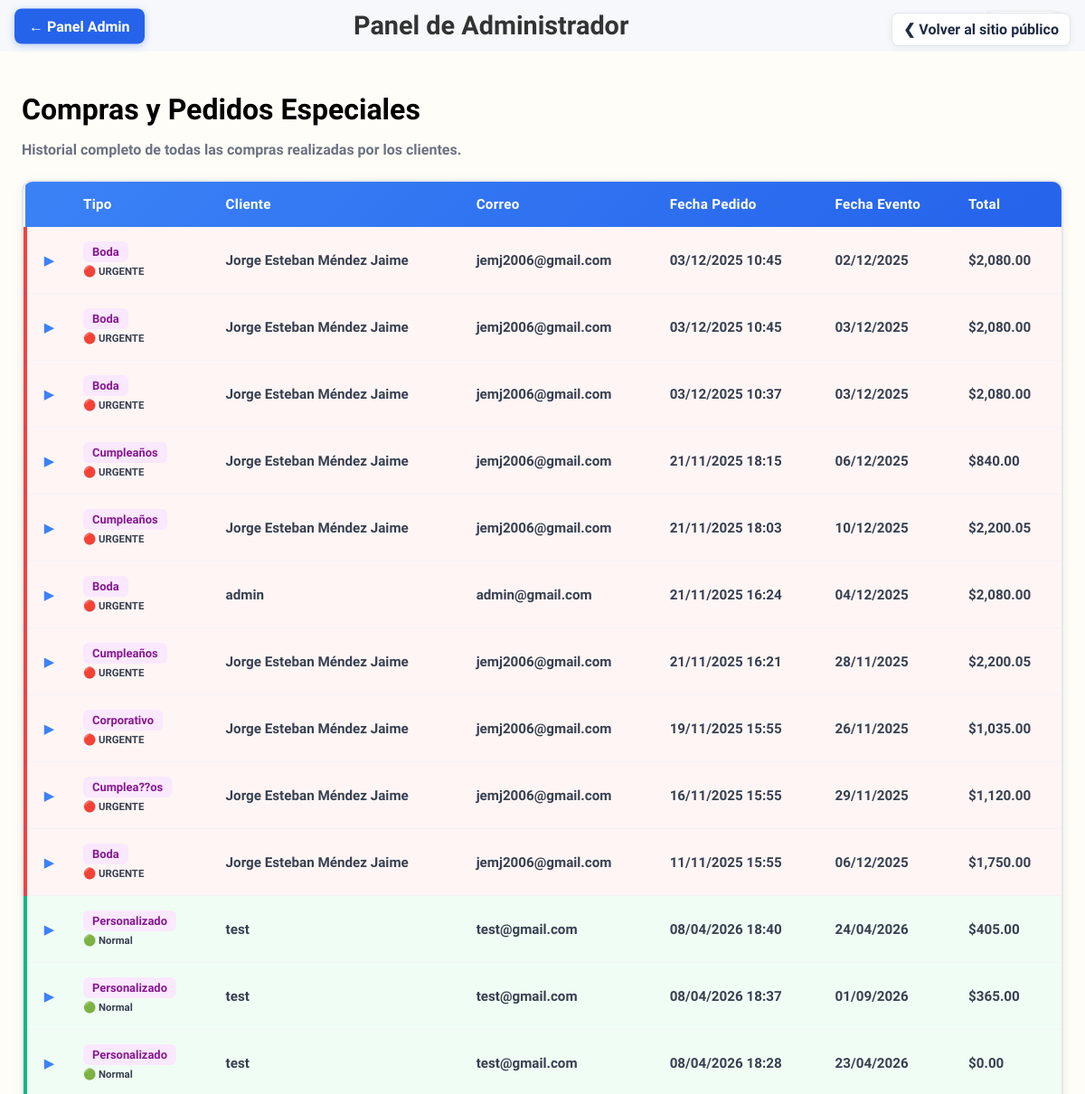
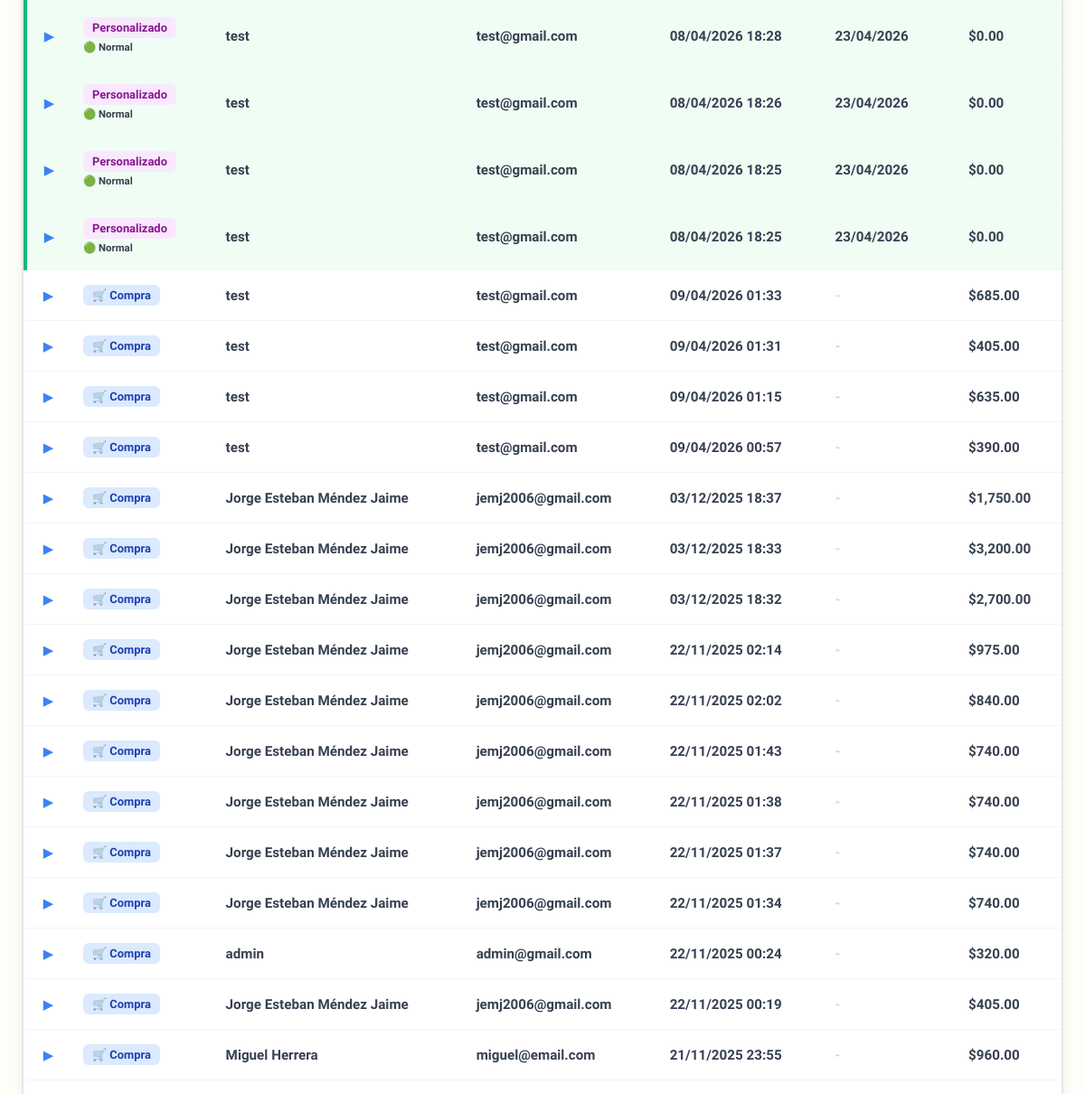
The page /admin/compras (signed in, upper part) on the database as committed earlier (2 pictures, top to bottom).
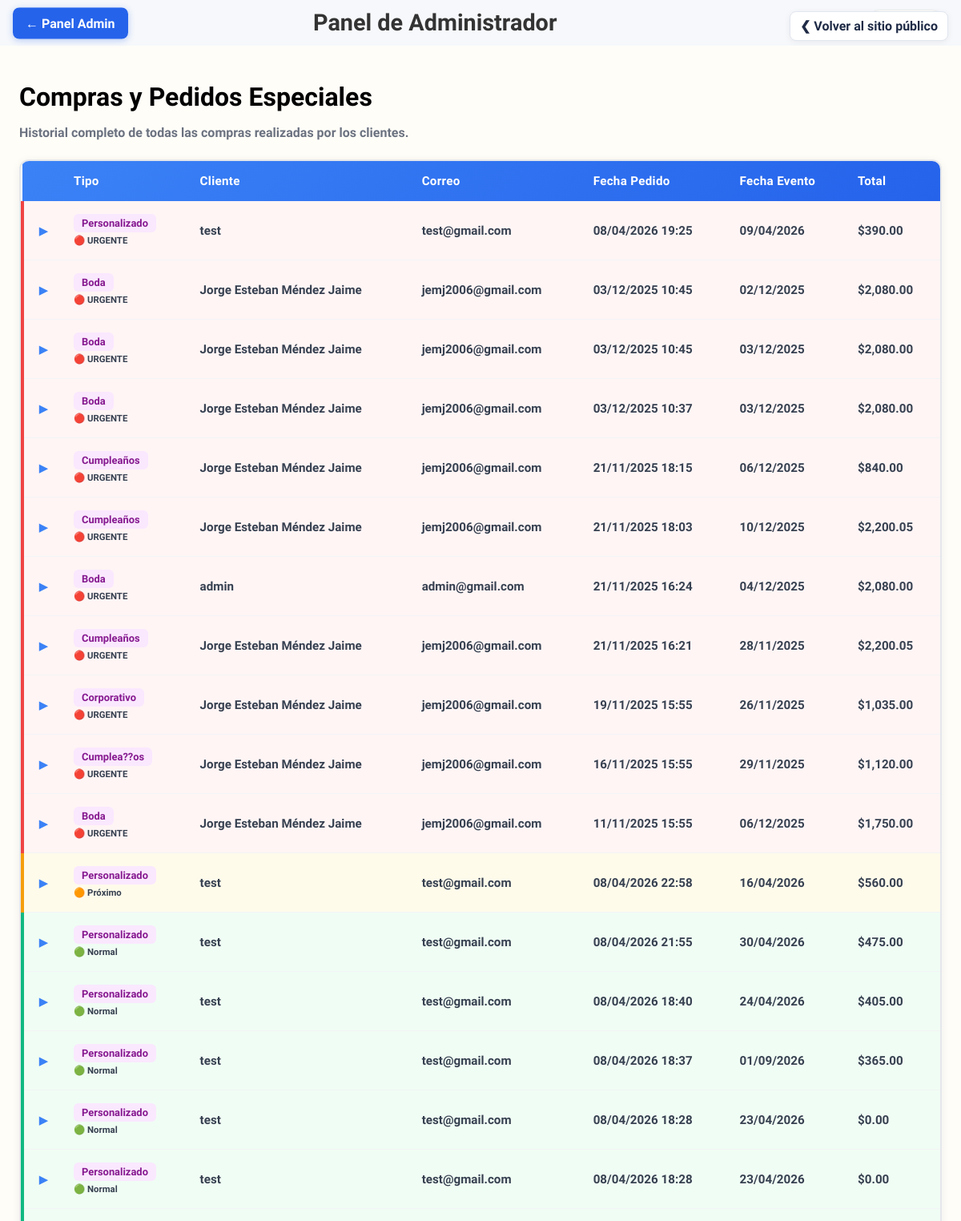
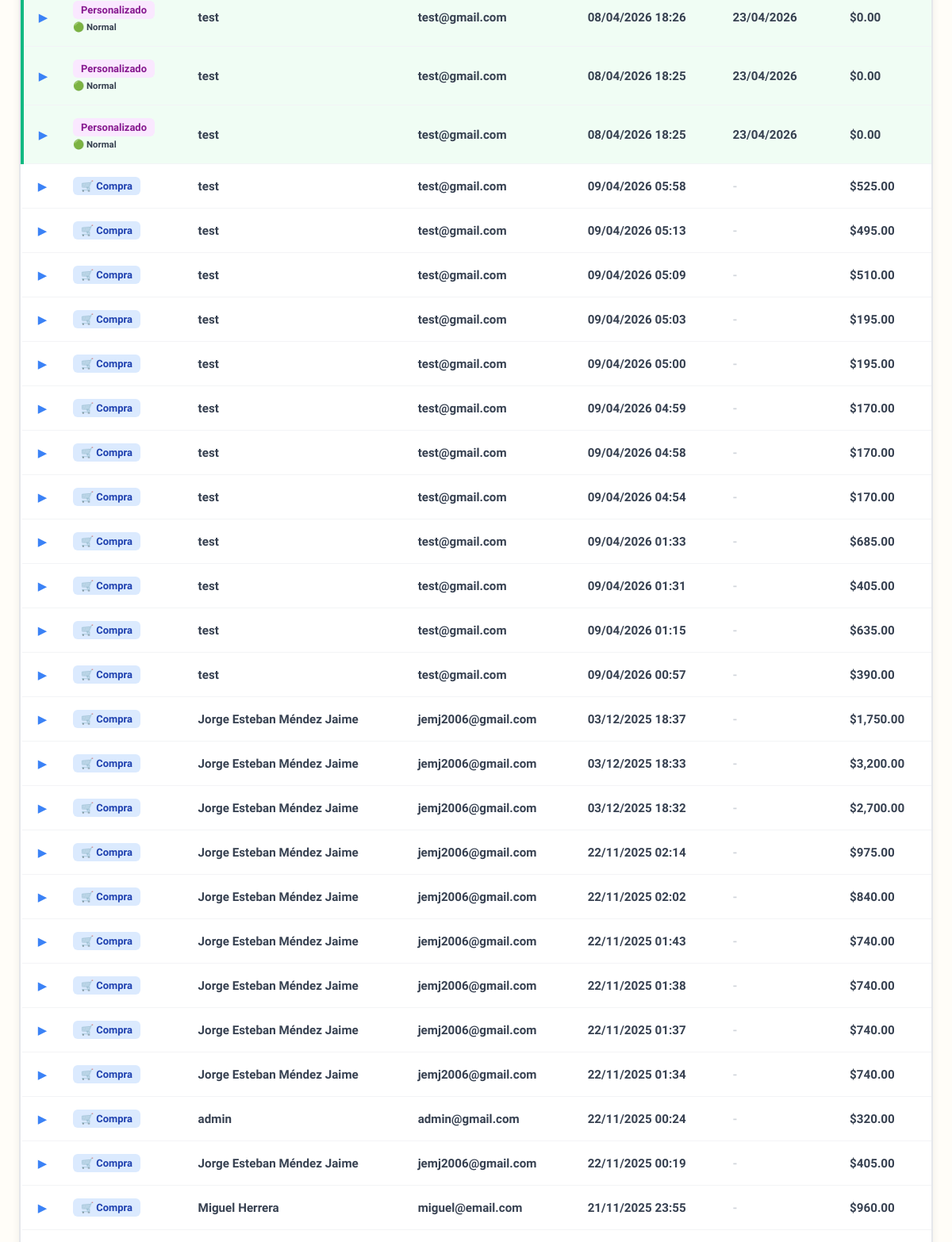
The same page on the database as committed later (2 pictures, top to bottom).
### tables this page shows
CREATE TABLE `pedidos` (
  `id_pedido` int(11) NOT NULL,
  `id_usuario` int(11) NOT NULL,
  `fecha` datetime DEFAULT current_timestamp(),
  `tipoEvento` varchar(100) DEFAULT NULL,
  `fechaEvento` date DEFAULT NULL,
  `notas` text DEFAULT NULL,
  `id_paquete` int(11) DEFAULT NULL,
  `es_personalizado` tinyint(1) DEFAULT 0,
  `pan_personalizado` varchar(50) DEFAULT NULL,
  `relleno_personalizado` varchar(50) DEFAULT NULL,
  `cobertura_personalizada` varchar(50) DEFAULT NULL,
  `ingredientes_omitidos` varchar(255) DEFAULT NULL,
  `total_cotizado` decimal(10,2) DEFAULT NULL
);

CREATE TABLE `usuarios` (
  `id` int(11) NOT NULL,
  `nombre` varchar(255) NOT NULL,
  `email` varchar(255) NOT NULL,
  `telefono` varchar(50) DEFAULT NULL,
  `password_hash` varchar(255) NOT NULL,
  `es_admin` tinyint(1) DEFAULT 0,
  `creado_en` datetime DEFAULT current_timestamp()
);

CREATE TABLE `compras` (
  `id_compra` int(11) NOT NULL,
  `fecha` timestamp NOT NULL DEFAULT current_timestamp(),
  `total` decimal(10,2) NOT NULL,
  `nombre_cliente` varchar(100) DEFAULT NULL,
  `email_cliente` varchar(100) DEFAULT NULL
);

### Controller/AdminController.php (called while the page is built, shortened)
<?php
class AdminController {
    public function compras() {
        $database = new Database();
        $db = $database->getConnection();
        $db->exec("SET NAMES 'utf8mb4'");
        $queryCompras = "SELECT
                            c.id_compra as id,
                            'compra' as tipo_venta,
                            c.fecha,
                            c.total,
                            c.nombre_cliente,
                            c.email_cliente,
                            NULL as tipoEvento,
                            NULL as fechaEvento,
                            NULL as notas,
                            0 as prioridad
                         FROM compras c";
        $stmtCompras = $db->prepare($queryCompras);
        $stmtCompras->execute();
        $comprasNormales = $stmtCompras->fetchAll(PDO::FETCH_ASSOC);
        $queryPedidos = "SELECT
                            p.id_pedido as id,
                            'evento' as tipo_venta,
                            p.fecha,
                            0 as total,
                            u.nombre as nombre_cliente,
                            u.email as email_cliente,
                            p.tipoEvento,
                            p.fechaEvento,
                            p.notas,
                            CASE
                                WHEN DATEDIFF(p.fechaEvento, CURDATE()) <= 3 THEN 3
                                WHEN DATEDIFF(p.fechaEvento, CURDATE()) <= 7 THEN 2
                                ELSE 1
                            END as prioridad
                         FROM pedidos p
                         JOIN usuarios u ON p.id_usuario = u.id";
        $stmtPedidos = $db->prepare($queryPedidos);
        $stmtPedidos->execute();
        $pedidosEspeciales = $stmtPedidos->fetchAll(PDO::FETCH_ASSOC);
        $todasLasVentas = array_merge($comprasNormales, $pedidosEspeciales);
        usort($todasLasVentas, function($a, $b) {
            if ($a['prioridad'] != $b['prioridad']) {
                return $b['prioridad'] - $a['prioridad'];
            }
            return strtotime($b['fecha']) - strtotime($a['fecha']);
        });
        $compras = $todasLasVentas;
        require_once 'View/plantillas/header.php';
        require_once 'View/paginas/admin_compras.php';
        require_once 'View/plantillas/footer.php';
    }
}

### View/paginas/admin_compras.php (the view, shortened to what the changed rows need)
<main class="contenido-principal">
    <div class="admin-panel-card">
        <h1>Compras y Pedidos Especiales</h1>
        <?php if (empty($compras)): ?>
            <div class="empty-state">
                <div class="empty-icon">📭</div>
                <h3>No hay compras registradas</h3>
                <p>Las compras realizadas por los clientes aparecerán aquí.</p>
            </div>
        <?php else: ?>
            <div class="table-container">
                <table class="compras-table">
                    <thead>
                        <tr>
                            <th width="50"></th>
                            <th>Tipo</th>
                            <th>Cliente</th>
                            <th>Correo</th>
                            <th>Fecha Pedido</th>
                            <th>Fecha Evento</th>
                            <th>Total</th>
                        </tr>
                    </thead>
                    <tbody>
                        <?php foreach ($compras as $index => $compra): ?>
                            <?php
                            $prioridadClass = '';
                            $prioridadLabel = '';
                            if ($compra['prioridad'] == 3) {
                                $prioridadClass = 'prioridad-alta';
                                $prioridadLabel = '🔴 URGENTE';
                            } elseif ($compra['prioridad'] == 2) {
                                $prioridadClass = 'prioridad-media';
                                $prioridadLabel = '🟠 Próximo';
                            } elseif ($compra['prioridad'] == 1) {
                                $prioridadClass = 'prioridad-baja';
                                $prioridadLabel = '🟢 Normal';
                            }
                            ?>
                            <tr class="compra-row <?php echo $prioridadClass; ?>" onclick="toggleDetails(<?php echo $index; ?>)">
                                <td class="toggle-cell">
                                    <span class="toggle-arrow" id="arrow-<?php echo $index; ?>">▶</span>
                                </td>
                                <td class="tipo-cell">
                                    <?php if ($compra['tipo_venta'] === 'compra'): ?>
                                        <span class="badge-tipo badge-compra">🛒 Compra</span>
                                    <?php else: ?>
                                        <span class="badge-tipo badge-evento"><?php echo htmlspecialchars($compra['tipoEvento']); ?></span>
                                        <?php if ($prioridadLabel): ?>
                                            <br><small class="prioridad-label"><?php echo $prioridadLabel; ?></small>
                                        <?php endif; ?>
                                    <?php endif; ?>
                                </td>
                                <td class="cliente-cell"><?php echo htmlspecialchars($compra['nombre_cliente']); ?></td>
                                <td class="email-cell"><?php echo htmlspecialchars($compra['email_cliente']); ?></td>
                                <td class="fecha-cell"><?php echo date('d/m/Y H:i', strtotime($compra['fecha'])); ?></td>
                                <td class="fecha-evento-cell">
                                    <?php if ($compra['fechaEvento']): ?>
                                        <?php echo date('d/m/Y', strtotime($compra['fechaEvento'])); ?>
                                    <?php else: ?>
                                        <span class="text-muted">-</span>
                                    <?php endif; ?>
                                </td>
                                <td class="total-cell">$<?php echo number_format($compra['total'], 2); ?></td>
                            </tr>
                        <?php endforeach; ?>
                    </tbody>
                </table>
            </div>
        <?php endif; ?>
    </div>
</main>

Rows that differ between the two databases and show on the page:
added pedidos: tipoEvento "Personalizado", prioridadLabel "🔴 URGENTE", id_usuario.nombre "test", id_usuario.email "test@gmail.com", fecha "08/04/2026 19:25", fechaEvento "09/04/2026", total "390.00"
added pedidos: tipoEvento "Personalizado", prioridadLabel "🟠 Próximo", id_usuario.nombre "test", id_usuario.email "test@gmail.com", fecha "08/04/2026 22:58", fechaEvento "16/04/2026", total "560.00"
added pedidos: tipoEvento "Personalizado", prioridadLabel "🟢 Normal", id_usuario.nombre "test", id_usuario.email "test@gmail.com", fecha "08/04/2026 21:55", fechaEvento "30/04/2026", total "475.00"
added compras: shows "🛒 Compra", nombre_cliente "test", email_cliente "test@gmail.com", fecha "09/04/2026 05:58", total "525.00"
added compras: shows "🛒 Compra", nombre_cliente "test", email_cliente "test@gmail.com", fecha "09/04/2026 05:13", total "495.00"
added compras: shows "🛒 Compra", nombre_cliente "test", email_cliente "test@gmail.com", fecha "09/04/2026 05:09", total "510.00"
added compras: shows "🛒 Compra", nombre_cliente "test", email_cliente "test@gmail.com", fecha "09/04/2026 05:03", total "195.00"
added compras: shows "🛒 Compra", nombre_cliente "test", email_cliente "test@gmail.com", fecha "09/04/2026 05:00", total "195.00"
added compras: shows "🛒 Compra", nombre_cliente "test", email_cliente "test@gmail.com", fecha "09/04/2026 04:59", total "170.00"
added compras: shows "🛒 Compra", nombre_cliente "test", email_cliente "test@gmail.com", fecha "09/04/2026 04:58", total "170.00"
added compras: shows "🛒 Compra", nombre_cliente "test", email_cliente "test@gmail.com", fecha "09/04/2026 04:54", total "170.00"
